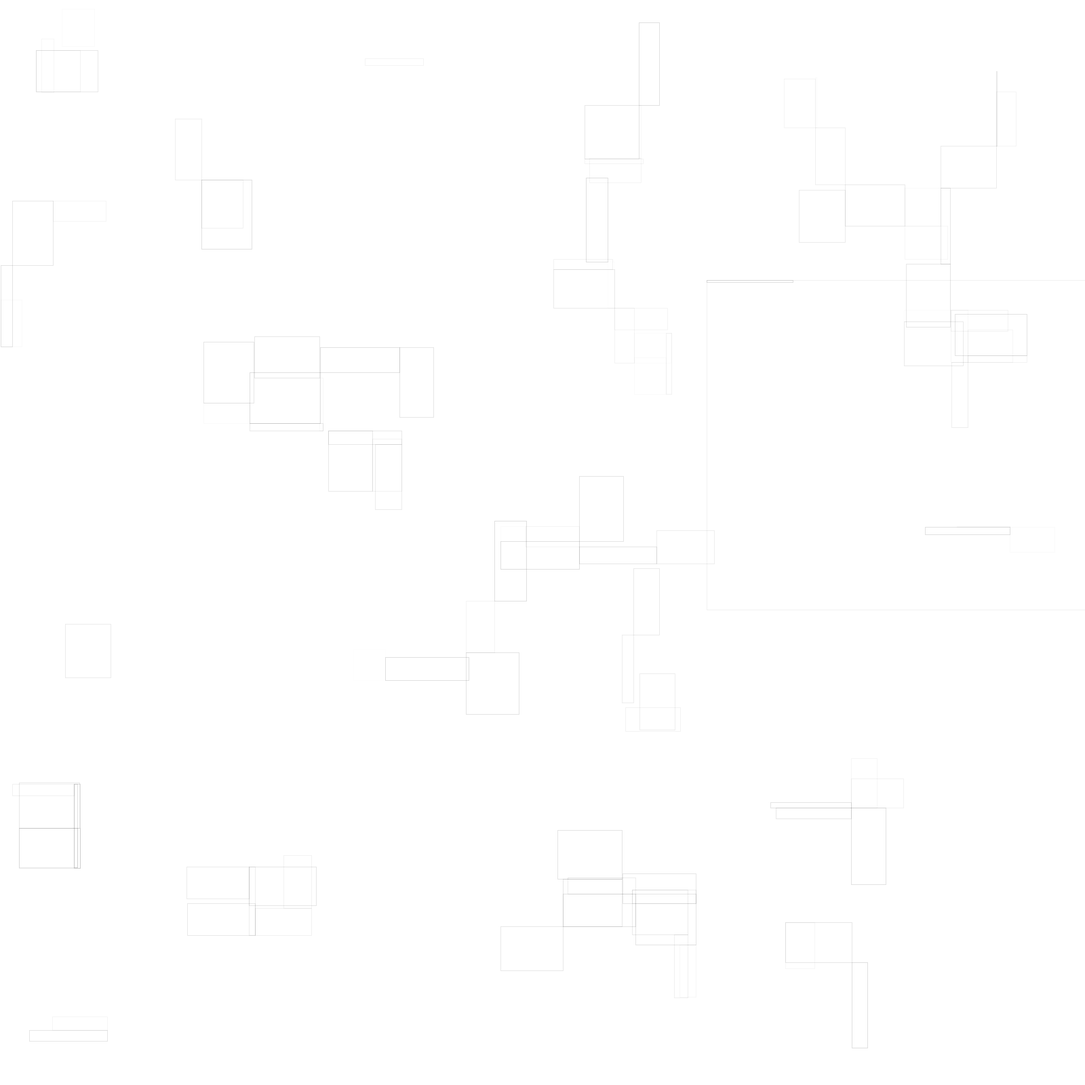
Frame 1 (no input)
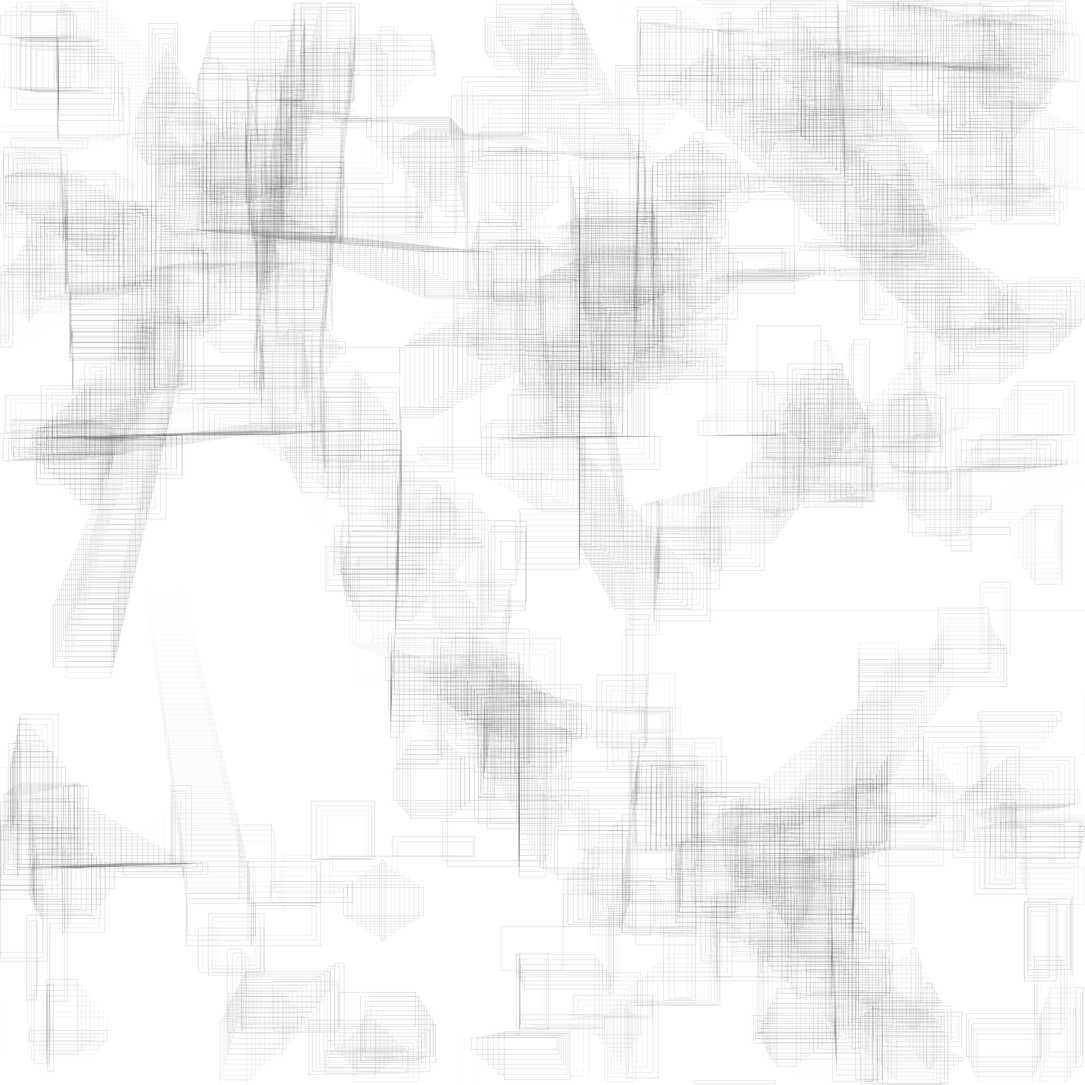
Frame 60 (the mouse pressed at the canvas centre just before this capture)
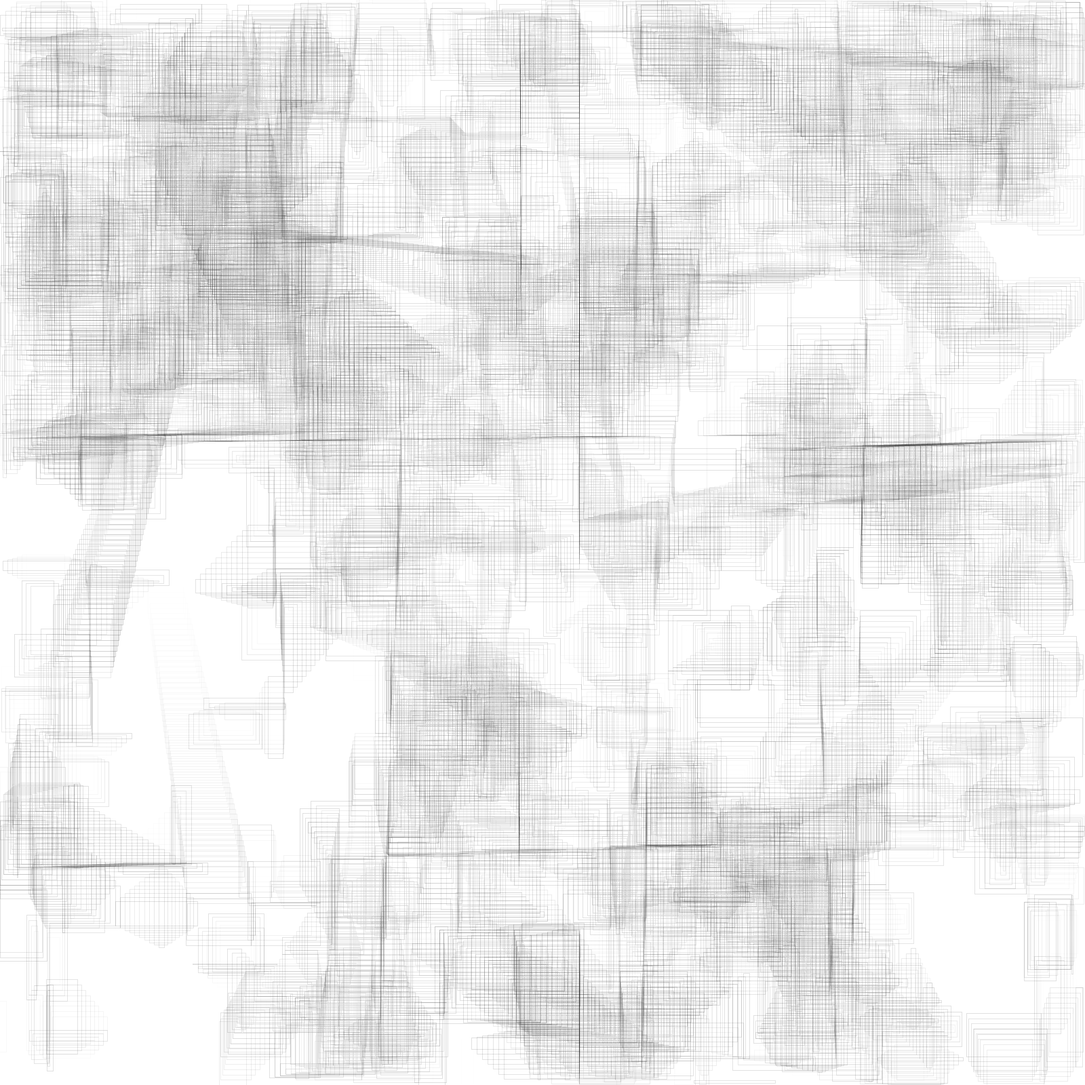
Frame 120 (the mouse held since frame 60 and released just before this capture)

The Processing sketch that drew these frames (run headless with seeded random() and noise(); from frame 60 on, the mouse is pressed at the canvas centre):

// Processing sketch: squareNetwork
// ── squareNetwork.pde
Pa[] p = new Pa[128];
int limit = 128;
int k = 8;

void keyPressed()
{
  if (key == 's')
  {
    stop();
    save("####.png");
    exit();
  }
}
void setup() {
  for (int i = 0; i<p.length; i++) {
    p[i] = new Pa();
  }
  smooth(16);
  size(1600, 1600);
  background(255);
  noFill();
  stroke(0);
  strokeWeight(0);
}

void draw() {
  fill(255, 0);
  noStroke();
  rect(0, 0, width, height);
  for (int i = 0; i<p.length; i++) {
    p[i].show(i);
  }
}

class Pa {
  float x, y, vx, vy;
  public Pa() {
    x = random(width);
    y = random(height);

    float a = random(TWO_PI);
    vx = cos(a)*k;
    vy = sin(a)*k;
  }

  void show(int index) {
    x+=vx;
    y+= vy;
    for (int i = index+1; i<p.length; i++) {
      float d = dist(x, y, p[i].x, p[i].y);
      if (d<limit) {
        stroke(0, map(d, limit/2, limit, 0, 255));
        rect(x, y, p[i].x, p[i].y);
        fill(255, 4);
        rectMode(CORNERS);
      }
    }
    x = lm(x, width);
    y = lm(y, width);
  }
}
float lm(float a, float b) {
  if (a<0) {
    return a+b;
  }
  if (a>b) {
    return a-b;
  }
  return a;
}
